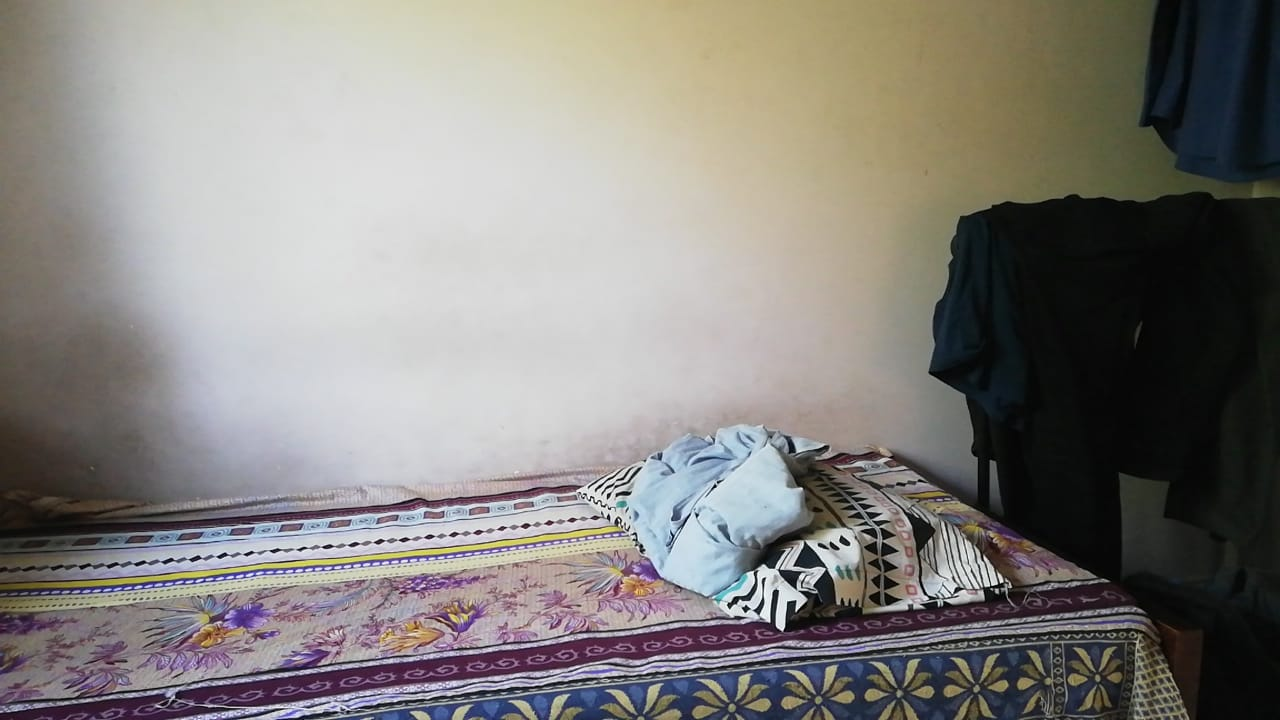
#> input picture photos/img1.jpeg, 1280 x 720 px, found by its file name; the run also reads 1 picture not shown here
$ python merging.py
#> lines starting #> are read from the running program, lines starting #| are printed output that depends on the picture
import cv2
import numpy as np
# [9 lines of commented-out code are left out]

cachedH = None

def detectAndDescribe(image):
	gray = cv2.cvtColor(image, cv2.COLOR_BGR2GRAY)
	# return a tuple of keypoints and features

	descriptor = cv2.xfeatures2d.SIFT_create()
	(kps, features) = descriptor.detectAndCompute(image, None)

	kps = np.float32([kp.pt for kp in kps])

	return (kps, features)

def matchKeypoints(kpsA, kpsB, featuresA, featuresB, ratio, reprojThresh):
	# compute the raw matches and initialize the list of actual
	# matches
	matcher = cv2.DescriptorMatcher_create("BruteForce")
	rawMatches = matcher.knnMatch(featuresA, featuresB, 2)
	matches = []

	# loop over the raw matches
	for m in rawMatches:
		# ensure the distance is within a certain ratio of each
		# other (i.e. Lowe's ratio test)
		if len(m) == 2 and m[0].distance < m[1].distance * ratio:
			matches.append((m[0].trainIdx, m[0].queryIdx))
		# computing a homography requires at least 4 matches
	if len(matches) > 4:
		# construct the two sets of points
		ptsA = np.float32([kpsA[i] for (_, i) in matches])
		ptsB = np.float32([kpsB[i] for (i, _) in matches])
		# compute the homography between the two sets of points
		(H, status) = cv2.findHomography(ptsA, ptsB, cv2.RANSAC,
			reprojThresh)
		# return the matches along with the homograpy matrix
		# and status of each matched point
		return (matches, H, status)
	# otherwise, no homograpy could be computed
	return None

def stitch(images, ratio=0.75, reprojThresh=4.0):

	global cachedH

	# unpack the images
	(imageB, imageA) = images
	# if the cached homography matrix is None, then we need to
	# apply keypoint matching to construct it
	if cachedH is None:
		# detect keypoints and extract
		(kpsA, featuresA) = detectAndDescribe(imageA)
		(kpsB, featuresB) = detectAndDescribe(imageB)
		# match features between the two images
		M = matchKeypoints(kpsA, kpsB,
			featuresA, featuresB, ratio, reprojThresh)
		# if the match is None, then there aren't enough matched
		# keypoints to create a panorama
		if M is None:
			print('no matches')
			return None

		# cache the homography matrix
		cachedH = M[1]
	# apply a perspective transform to stitch the images together
	# using the cached homography matrix
	result = cv2.warpPerspective(imageA, cachedH,(imageA.shape[1] + imageB.shape[1], imageA.shape[0]))

	result[0:imageB.shape[0], 0:imageB.shape[1]] = imageB
	# return the stitched image
	return result


img1 = cv2.imread("/home/heshds/fiverr/panaroma_video/photos/img1.jpeg")
#> img1 is the input picture: shape (720, 1280, 3); mean B, G, R 126.7, 130.4, 133.5
img2 = cv2.imread("/home/heshds/fiverr/panaroma_video/photos/img2.jpeg")
images = [img1, img2]

kpsA, featuresA = detectAndDescribe(img1)
#> in detectAndDescribe, `gray = cv2.cvtColor(image, cv2.COLOR_BGR2GRAY)`:
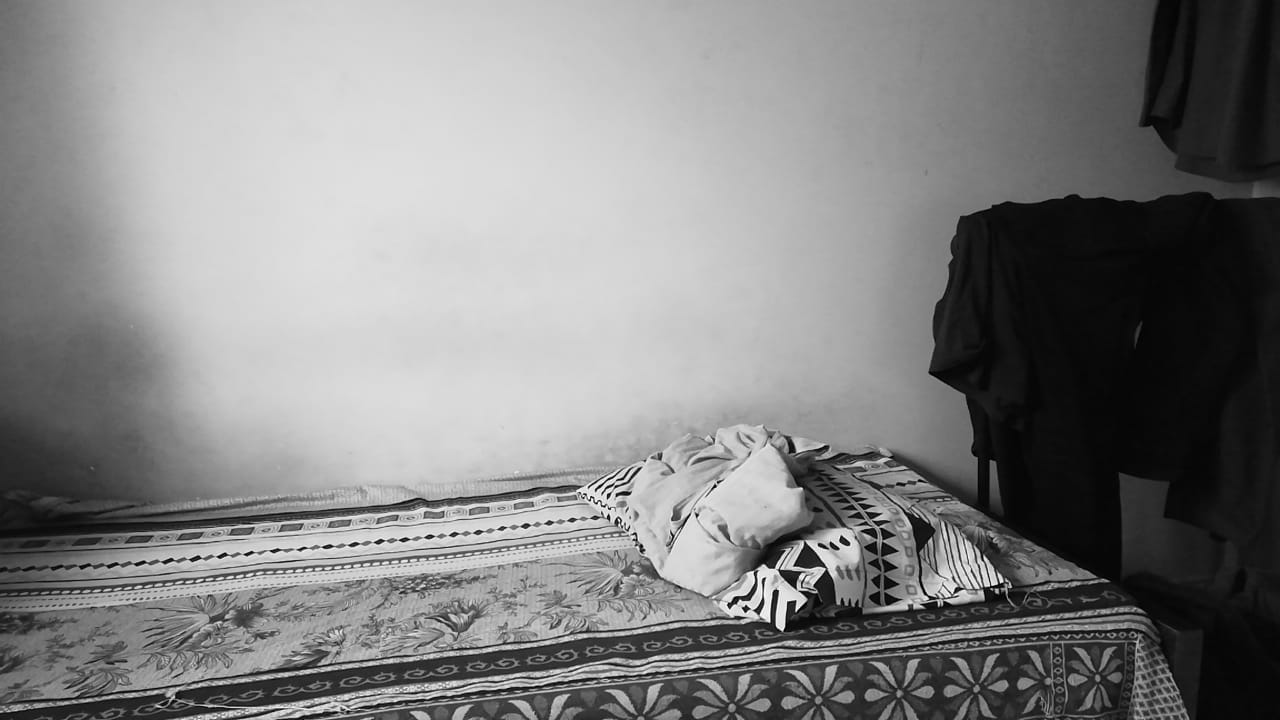
#> gray: shape (720, 1280); min 0, max 255, mean 130.9
#> in detectAndDescribe, `(kps, features) = descriptor.detectAndCompute(image, None)`: kps = 4045 keypoints; strongest (x, y, size): (746, 609, 4.2), (608, 495, 2.9), (715, 486, 2.3), (697, 515, 2.4)
#> in detectAndDescribe, `kps = np.float32([kp.pt for kp in kps])`: kps = 4045 pairs, first value 4.41 to 1258.1, second value 116.8 to 717.2
#> kpsA has the same summary as kps in detectAndDescribe
kpsB, featuresB = detectAndDescribe(img2)
#> in detectAndDescribe (call 2), `(kps, features) = descriptor.detectAndCompute(image, None)`: kps = 4045 keypoints; strongest (x, y, size): (746, 609, 4.2), (608, 495, 2.9), (715, 486, 2.3), (697, 515, 2.4)
#> kpsB = 4045 pairs, first value 4.41 to 1258.1, second value 116.8 to 717.2

img = stitch(images)
#> in stitch, `(kpsA, featuresA) = detectAndDescribe(imageA)`: kpsA has the same summary as kpsB outside stitch
#> in matchKeypoints, `rawMatches = matcher.knnMatch(featuresA, featuresB, 2)`: rawMatches = 4045 matches
#> after the loop in matchKeypoints, `for m in rawMatches:`: matches = 4045 pairs, first value 0 to 4044, second value 0 to 4044
#> in matchKeypoints, `ptsA = np.float32([kpsA[i] for (_, i) in matches])`: ptsA has the same summary as kpsB outside matchKeypoints
#> in matchKeypoints, `ptsB = np.float32([kpsB[i] for (i, _) in matches])`: ptsB has the same summary as kpsB outside matchKeypoints
#> in matchKeypoints, `(H, status) = cv2.findHomography(ptsA, ptsB, cv2.RANSAC, reprojThresh)`: H = [[1, 1.16e-14, -7.17e-12], [2.45e-15, 1, -4.57e-12], [3.7e-18, 1.44e-17, 1]]; status = 4045 values from 1 to 1
#> in stitch, `cachedH = M[1]`: cachedH has the same summary as H in matchKeypoints
#> in stitch, `result = cv2.warpPerspective(imageA, cachedH,(imageA.shape[1] + imageB..`:
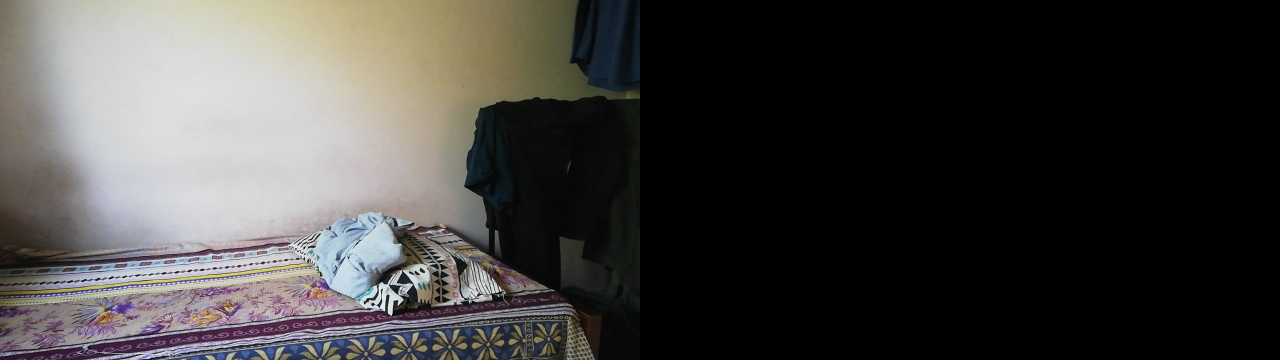
#> result: shape (720, 2560, 3) (shown at 1/2 size); mean B, G, R 63.3, 65.2, 66.8
print(img.shape)
#| (720, 2560, 3)
while True:
	cv2.imshow("lol", img)
	cv2.waitKey(0)
